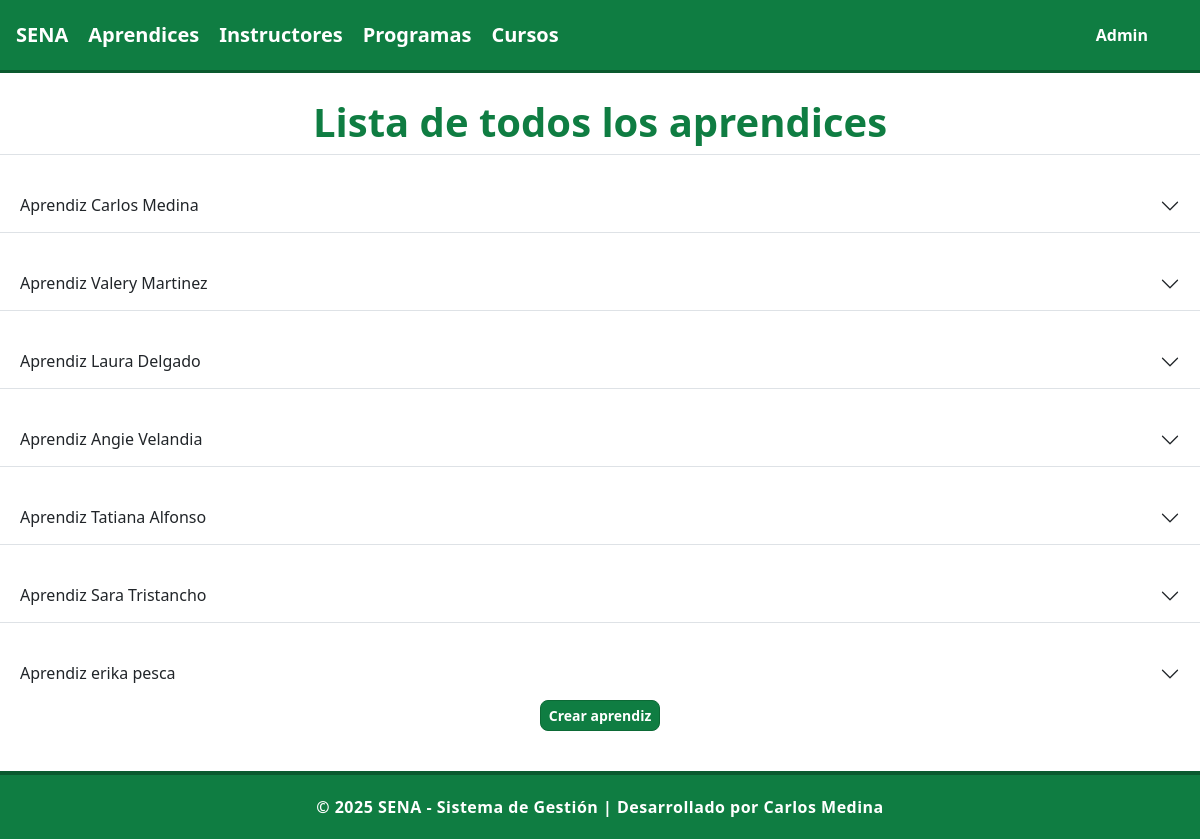
Page /aprendices/ on the earlier database version.
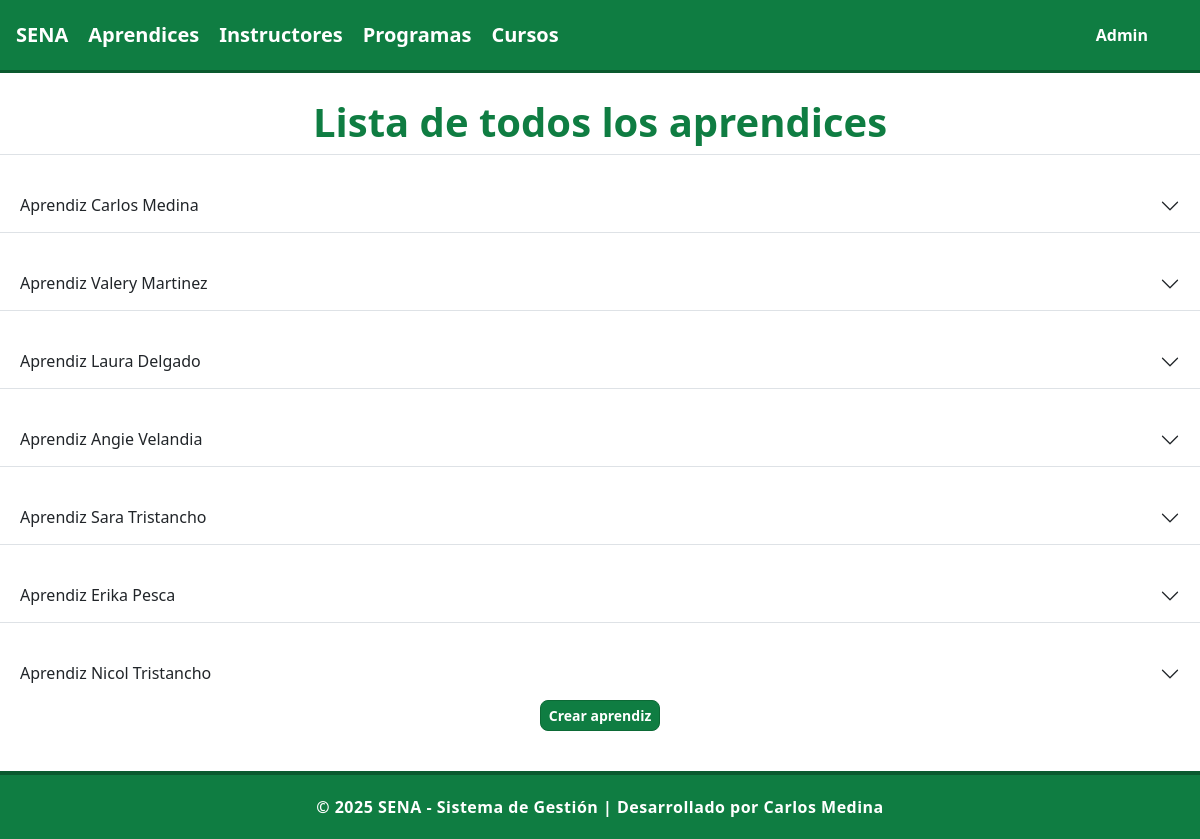
Same page on the later database version.
### aprendices/models.py (models this page shows, shortened)
class Aprendiz(models.Model):
    documento_identidad = models.CharField(max_length=100,unique=True)
    nombre = models.CharField(max_length=100)
    apellido = models.CharField(max_length=100)
    telefono = models.CharField(max_length=100,null=True)
    correo = models.EmailField(max_length=100)
    fecha_nacimiento = models.DateField()
    ciudad = models.CharField(max_length=100,null=True)
    programa = models.CharField(max_length=100)

### aprendices/views.py (the view)
# urls.py: path('', include('aprendices.urls')),
def aprendices(request):
  myaprendices = Aprendiz.objects.all().values()
  template = loader.get_template('all_aprendices.html')
  context = {
     'myaprendices': myaprendices,
    }
  return HttpResponse(template.render(context, request))

### aprendices/templates/all_aprendices.html (shortened to what this page needs)
{% extends "master.html" %}
{% block content %}
<div class="accordion accordion-flush" id="accordionExample">
<center><h1>Lista de todos los aprendices</h1></center>
{% for x in myaprendices %}
  <div class="accordion-item">
      <h2 class="accordion-header" id="heading{{ forloop.counter }}">
        <button class="accordion-button collapsed"
                type="button"
                data-bs-toggle="collapse"
                data-bs-target="#collapse{{ forloop.counter }}"
                aria-expanded="false"
                aria-controls="collapse{{ forloop.counter }}">
            Aprendiz {{ x.nombre }} {{ x.apellido }}
        </button>
      </h2>
  </div>
{% endfor %}
</div>
<center><a href="/aprendices/crear" class="btn btn-sm btn-success">Crear aprendiz</a></center>
{% endblock %}

Differences in the rows shown:
removed Aprendiz: nombre "Tatiana", apellido "Alfonso"
changed Aprendiz: nombre "erika" → "Erika"; apellido "pesca" → "Pesca"
added Aprendiz: nombre "Nicol", apellido "Tristancho"
